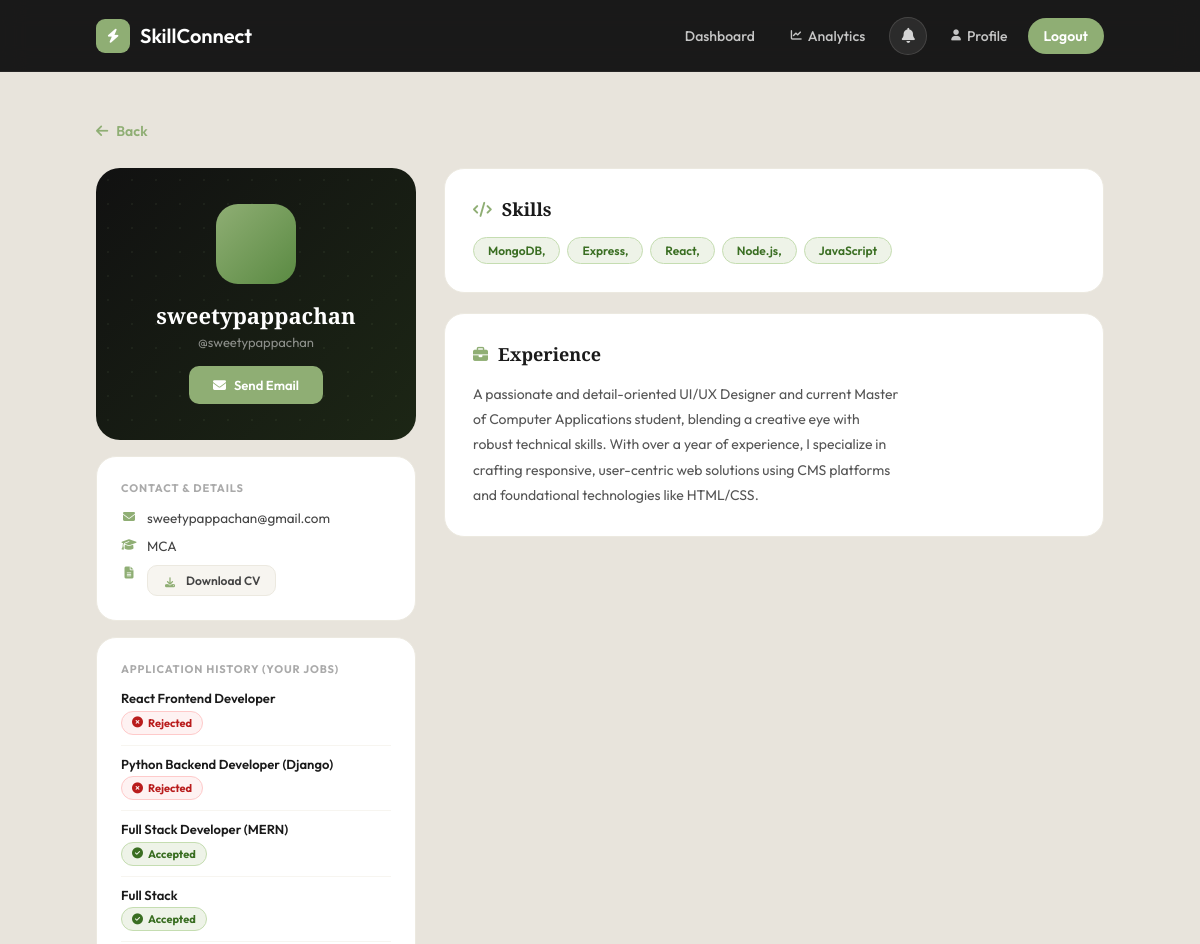
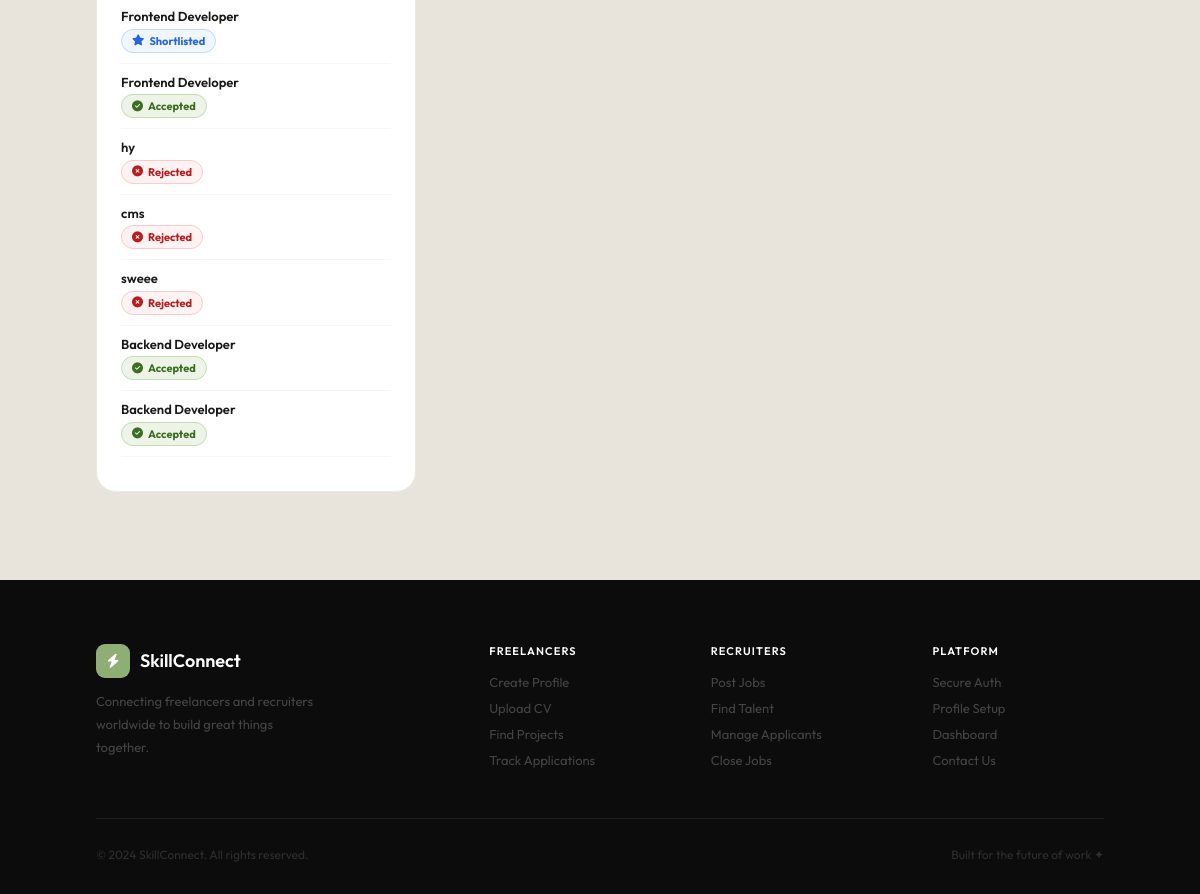
Page /freelancer/1/profile/ (signed in) on the committed database (2 pictures, top to bottom).
### accounts/models.py (models this page shows, shortened)
class Profile(models.Model):
    USER_TYPE_CHOICES = (
        ('freelancer', 'Freelancer'),
        ('recruiter', 'Recruiter'),
    )
    user = models.OneToOneField(User, on_delete=models.CASCADE)
    user_type = models.CharField(max_length=20, choices=USER_TYPE_CHOICES)
    education = models.CharField(max_length=255, blank=True, null=True)
    skills = models.TextField(blank=True, null=True)
    experience = models.TextField(blank=True, null=True)
    cv = models.FileField(
        upload_to='cv/',
        storage=RawMediaCloudinaryStorage(),
        blank=True,
        null=True
    )
    about = models.TextField(blank=True, null=True)
    company_name = models.CharField(max_length=255, blank=True, null=True)
    company_location = models.CharField(max_length=255, blank=True, null=True)
    company_website = models.CharField(max_length=255, blank=True, null=True)
    company_about = models.TextField(blank=True, null=True)
    recruiter_skills = models.TextField(blank=True, null=True)
    is_complete = models.BooleanField(default=False)

class JobInterest(models.Model):
    STATUS_CHOICES = [
        ("pending", "Pending"),
        ("shortlisted", "Shortlisted"),
        ("accepted", "Accepted"),
        ("rejected", "Rejected"),
    ]
    job = models.ForeignKey(Job, on_delete=models.CASCADE)
    freelancer = models.ForeignKey(User, on_delete=models.CASCADE)
    message = models.TextField(blank=True)
    created_at = models.DateTimeField(auto_now_add=True)
    status = models.CharField(max_length=20, choices=STATUS_CHOICES, default="pending")

class Job(models.Model):
    EXPERIENCE_LEVELS = (
        ('junior', 'Junior'),
        ('mid', 'Mid Level'),
        ('senior', 'Senior'),
    )
    recruiter = models.ForeignKey(User, on_delete=models.CASCADE)
    title = models.CharField(max_length=200)
    description = models.TextField()
    skills_required = models.CharField(max_length=255)
    tech_stack = models.CharField(max_length=255)
    pay_per_hour = models.DecimalField(max_digits=10, decimal_places=2)
    experience_level = models.CharField(max_length=20, choices=EXPERIENCE_LEVELS)
    created_at = models.DateTimeField(auto_now_add=True)
    is_active = models.BooleanField(default=True)

### accounts/views.py (the view)
@login_required
def view_freelancer_profile(request, user_id):
    recruiter_profile = get_object_or_404(Profile, user=request.user)
    if recruiter_profile.user_type != 'recruiter':
        return redirect("freelancer_dashboard")
    freelancer      = get_object_or_404(User, id=user_id)
    fl_profile      = get_object_or_404(Profile, user=freelancer)
    interests = JobInterest.objects.filter(
        freelancer=freelancer, job__recruiter=request.user
    ).select_related('job')
    return render(request, "freelancer_profile_view.html", {
        "fl_user":    freelancer,
        "fl_profile": fl_profile,
        "interests":  interests,
    })

### accounts/context_processors.py (called while the page is built)
def navbar_notifications(request):
    if not request.user.is_authenticated:
        return {
            'navbar_notifications': [],
            'unread_notif_count':   0,
        }
    notifications = (
        Notification.objects
        .filter(recipient=request.user)
        .order_by('-created_at')[:8]        # show latest 8 in dropdown
    )
    unread_count = Notification.objects.filter(
        recipient=request.user, is_read=False
    ).count()
    return {
        'navbar_notifications': notifications,
        'unread_notif_count':   unread_count,
    }

### templates/freelancer_profile_view.html (shortened to what this page needs)
{% extends "base.html" %}
{% load static %}
{% block content %}
<div class="page-wrapper">
<a href="javascript:history.back()" class="back-link">
    <i class="fa-solid fa-arrow-left"></i> Back
</a>
<div class="profile-layout">
    <aside>
        <div class="profile-hero-card">
            <div class="fl-avatar">{{ fl_user.first_name|first|upper }}{{ fl_user.last_name|first|upper }}</div>
            <div class="fl-name">{{ fl_user.get_full_name|default:fl_user.username }}</div>
            <div class="fl-username">@{{ fl_user.username }}</div>
            <a href="mailto:{{ fl_user.email }}" class="fl-contact-btn">
                <i class="fa-solid fa-envelope"></i> Send Email
            </a>
        </div>
        <div class="info-card">
            <div class="info-card-title">Contact & Details</div>
            <div class="info-row">
                <i class="fa-solid fa-envelope"></i>
                <span>{{ fl_user.email }}</span>
            </div>
            {% if fl_profile.education %}
            <div class="info-row">
                <i class="fa-solid fa-graduation-cap"></i>
                <span>{{ fl_profile.education }}</span>
            </div>
            {% endif %}
            {% if fl_profile.cv %}
            <div class="info-row" style="margin-top:10px;">
                <i class="fa-solid fa-file-lines"></i>
                <a href="{{ fl_profile.cv.url }}" target="_blank" class="cv-btn" style="font-size:12px;padding:7px 14px;">
                    <i class="fa-solid fa-download" style="font-size:10px;"></i> Download CV
                </a>
            </div>
            {% else %}
            <div class="info-row">
                <i class="fa-solid fa-file-lines" style="color:#ddd;"></i>
                <span style="color:#bbb;font-size:13px;">No CV uploaded</span>
            </div>
            {% endif %}
        </div>
        {% if interests %}
        <div class="info-card">
            <div class="info-card-title">Application History (Your Jobs)</div>
            {% for interest in interests %}
            <div style="margin-bottom:10px;padding-bottom:10px;border-bottom:1px solid #f7f5f0;">
                <div style="font-size:13px;font-weight:600;color:#1a1a1a;margin-bottom:4px;">{{ interest.job.title }}</div>
                <span class="status-badge s-{{ interest.status }}">
                    {% if interest.status == 'accepted' %}<i class="fa-solid fa-circle-check"></i>
                    {% elif interest.status == 'rejected' %}<i class="fa-solid fa-circle-xmark"></i>
                    {% elif interest.status == 'shortlisted' %}<i class="fa-solid fa-star"></i>
                    {% else %}<i class="fa-solid fa-clock"></i>{% endif %}
                    {{ interest.get_status_display }}
                </span>
            </div>
            {% endfor %}
        </div>
        {% endif %}
    </aside>
    <main class="profile-right">
        {% if fl_profile.skills %}
        <div class="detail-card">
            <div class="detail-card-title"><i class="fa-solid fa-code"></i> Skills</div>
            <div class="skill-tags">
                {% for skill in fl_profile.skills.split %}
                <span class="skill-tag">{{ skill|truncatechars:20 }}</span>
                {% endfor %}
            </div>
        </div>
        {% endif %}
        {% if fl_profile.experience %}
        <div class="detail-card">
            <div class="detail-card-title"><i class="fa-solid fa-briefcase"></i> Experience</div>
            <p class="exp-text">{{ fl_profile.experience }}</p>
        </div>
        {% endif %}
    </main>
</div>
</div>
{% endblock %}

### templates/base.html (style rules this page uses)
* { margin:0; padding:0; box-sizing:border-box; }
:root { --green: #8fae74; --green-dark: #7a9962; --green-light: #b5d49a; --green-bg: #eef3e8; --dark: #111; --text: #1a1a1a; --muted: #777; --border: #ece9e0; --bg: #f7f5f0; --white: #ffffff; }
body { background: #e8e4dc; font-family: 'Outfit', sans-serif; min-height: 100vh; display: flex; flex-direction: column; }
.page-wrapper { flex: 1; padding: 48px 8% 72px; }

### templates/freelancer_profile_view.html (style rules this page uses)
.page-wrapper { padding: 48px 8% 72px; }
.back-link { display: inline-flex; align-items: center; gap: 8px; color: #8fae74; text-decoration: none; font-size: 14px; font-weight: 600; margin-bottom: 28px; transition: gap 0.2s; }
.profile-layout { display: grid; grid-template-columns: 320px 1fr; gap: 28px; align-items: start; }
.profile-hero-card { background: linear-gradient(135deg, #111 0%, #1c2615 100%); border-radius: 24px; padding: 36px 28px; text-align: center; margin-bottom: 16px; position: relative; overflow: hidden; }
.profile-hero-card::before { content:""; position:absolute; inset:0; background-image: radial-gradient(rgba(143,174,116,0.08) 1px, transparent 1px); background-size: 24px 24px; }
.fl-avatar { width: 80px; height: 80px; border-radius: 22px; margin: 0 auto 16px; background: linear-gradient(135deg, #8fae74, #5a8a42); display: flex; align-items: center; justify-content: center; font-family: 'Playfair Display', serif; font-size: 30px; font-weight: 700; color: white; position: relative; z-index: 2; }
.fl-name { font-family: 'Playfair Display', serif; font-size: 22px; font-weight: 700; color: white; margin-bottom: 4px; position: relative; z-index: 2; }
.fl-username { font-size: 13px; color: rgba(255,255,255,0.5); margin-bottom: 16px; position: relative; z-index: 2; }
.fl-contact-btn { display: inline-flex; align-items: center; gap: 8px; padding: 11px 24px; background: #8fae74; border-radius: 10px; color: white; font-size: 13px; font-weight: 600; text-decoration: none; transition: all 0.2s; position: relative; z-index: 2; font-family: 'Outfit', sans-serif; }
.info-card { background: white; border-radius: 20px; padding: 24px; border: 1px solid #ece9e0; margin-bottom: 16px; }
.info-card-title { font-size: 11px; font-weight: 700; text-transform: uppercase; letter-spacing: 0.08em; color: #aaa; margin-bottom: 14px; }
.info-row { display: flex; align-items: flex-start; gap: 10px; margin-bottom: 10px; font-size: 13.5px; color: #444; }
.info-row:last-child { margin-bottom: 0; }
.info-row i { color: #8fae74; width: 16px; text-align: center; font-size: 12px; margin-top: 2px; flex-shrink: 0; }
.detail-card { background: white; border-radius: 20px; padding: 28px; border: 1px solid #ece9e0; margin-bottom: 20px; }
.detail-card-title { font-family: 'Playfair Display', serif; font-size: 18px; font-weight: 700; color: #1a1a1a; margin-bottom: 16px; display: flex; align-items: center; gap: 10px; }
.detail-card-title i { color: #8fae74; font-size: 15px; }
.skill-tags { display: flex; flex-wrap: wrap; gap: 7px; }
.skill-tag { padding: 5px 14px; border-radius: 40px; background: #eef3e8; border: 1px solid #c5ddb1; font-size: 12px; color: #3a6e22; font-weight: 600; }
.exp-text { font-size: 14px; color: #555; line-height: 1.8; white-space: pre-line; }
.status-badge { display:inline-flex; align-items:center; gap:5px; padding:4px 10px; border-radius:40px; font-size:11px; font-weight:700; }
.s-shortlisted { background:#eff6ff; color:#2563eb; border:1px solid #bfdbfe; }
.s-accepted { background:#eef3e8; color:#3a6e22; border:1px solid #c5ddb1; }
.s-rejected { background:#fef2f2; color:#b91c1c; border:1px solid #fecaca; }
.cv-btn { display: inline-flex; align-items: center; gap: 8px; padding: 10px 20px; background: #f7f5f0; border: 1px solid #ece9e0; border-radius: 10px; font-size: 13px; font-weight: 600; color: #444; text-decoration: none; transition: all 0.2s; }

### rows in the picture
Profile: education "MCA", experience "A passionate and detail-oriented UI/UX Designer and current Master of Computer Applications student, blending a creative eye with robust technical skills. With over a year of experience, I specialize in crafting responsive, user-centric web solutions using CMS platforms and foundational technologies like HTML/CSS."
JobInterest: job "React Frontend Developer", status "Rejected"
JobInterest: job "Python Backend Developer (Django)", status "Rejected"
JobInterest: job "Full Stack Developer (MERN)", status "Accepted"
JobInterest: job "Full Stack", status "Accepted"
JobInterest: job "Frontend Developer", status "Shortlisted"
JobInterest: job "Frontend Developer", status "Accepted"
JobInterest: job "hy", status "Rejected"
JobInterest: job "cms", status "Rejected"
JobInterest: job "sweee", status "Rejected"
JobInterest: job "Backend Developer", status "Accepted"
JobInterest: job "Backend Developer", status "Accepted"

### other values in the picture
{{ fl_user.get_full_name|default:fl_user.username }} "sweetypappachan"
{{ fl_user.username }} "sweetypappachan"
{{ fl_user.email }} "sweetypappachan@gmail.com"
{{ skill|truncatechars:20 }} "MongoDB," "Express," "React," "Node.js," "JavaScript"
